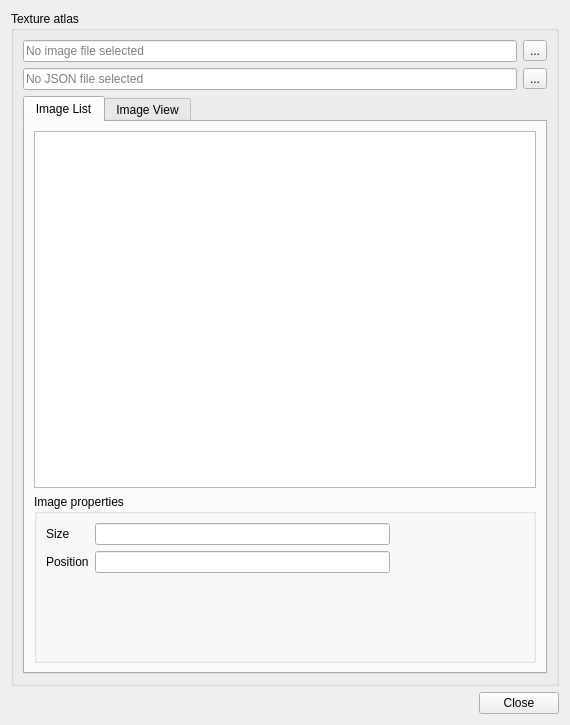
<?xml version="1.0" encoding="UTF-8"?>
<ui version="4.0">
 <class>DlgTextureAtlas</class>
 <widget class="QWidget" name="DlgTextureAtlas">
  <property name="geometry">
   <rect>
    <x>0</x>
    <y>0</y>
    <width>570</width>
    <height>725</height>
   </rect>
  </property>
  <property name="windowTitle">
   <string>Texture Atlas</string>
  </property>
  <layout class="QVBoxLayout" name="verticalLayout_2">
   <item>
    <widget class="QGroupBox" name="groupBox">
     <property name="title">
      <string>Texture atlas</string>
     </property>
     <layout class="QVBoxLayout" name="verticalLayout">
      <item>
       <layout class="QHBoxLayout" name="horizontalLayout">
        <item>
         <widget class="QLineEdit" name="imageFile">
          <property name="sizePolicy">
           <sizepolicy hsizetype="MinimumExpanding" vsizetype="Fixed">
            <horstretch>0</horstretch>
            <verstretch>0</verstretch>
           </sizepolicy>
          </property>
          <property name="readOnly">
           <bool>true</bool>
          </property>
          <property name="placeholderText">
           <string>No image file selected</string>
          </property>
         </widget>
        </item>
        <item>
         <widget class="QToolButton" name="btnSelectImage">
          <property name="sizePolicy">
           <sizepolicy hsizetype="Maximum" vsizetype="Fixed">
            <horstretch>0</horstretch>
            <verstretch>0</verstretch>
           </sizepolicy>
          </property>
          <property name="text">
           <string>...</string>
          </property>
          <property name="icon">
           <iconset resource="../resource/resource.qrc">
            <normaloff>:/16x16_ico_png/folder.png</normaloff>:/16x16_ico_png/folder.png</iconset>
          </property>
          <property name="toolButtonStyle">
           <enum>Qt::ToolButtonIconOnly</enum>
          </property>
         </widget>
        </item>
       </layout>
      </item>
      <item>
       <layout class="QHBoxLayout" name="horizontalLayout_2">
        <item>
         <widget class="QLineEdit" name="jsonFile">
          <property name="sizePolicy">
           <sizepolicy hsizetype="MinimumExpanding" vsizetype="Fixed">
            <horstretch>0</horstretch>
            <verstretch>0</verstretch>
           </sizepolicy>
          </property>
          <property name="readOnly">
           <bool>true</bool>
          </property>
          <property name="placeholderText">
           <string>No JSON file selected</string>
          </property>
         </widget>
        </item>
        <item>
         <widget class="QToolButton" name="btnSelectJson">
          <property name="sizePolicy">
           <sizepolicy hsizetype="Maximum" vsizetype="Fixed">
            <horstretch>0</horstretch>
            <verstretch>0</verstretch>
           </sizepolicy>
          </property>
          <property name="text">
           <string>...</string>
          </property>
          <property name="icon">
           <iconset resource="../resource/resource.qrc">
            <normaloff>:/16x16_ico_png/folder.png</normaloff>:/16x16_ico_png/folder.png</iconset>
          </property>
          <property name="toolButtonStyle">
           <enum>Qt::ToolButtonIconOnly</enum>
          </property>
         </widget>
        </item>
       </layout>
      </item>
      <item>
       <widget class="QTabWidget" name="tabWidget">
        <property name="currentIndex">
         <number>0</number>
        </property>
        <widget class="QWidget" name="tabDetails">
         <attribute name="title">
          <string>Image List</string>
         </attribute>
         <layout class="QVBoxLayout" name="verticalLayout_3">
          <item>
           <widget class="QListWidget" name="listWidget">
            <property name="selectionBehavior">
             <enum>QAbstractItemView::SelectRows</enum>
            </property>
           </widget>
          </item>
          <item>
           <widget class="QGroupBox" name="grpImageProperties">
            <property name="enabled">
             <bool>true</bool>
            </property>
            <property name="title">
             <string>Image properties</string>
            </property>
            <layout class="QGridLayout" name="gridLayout">
             <item row="0" column="3" rowspan="3">
              <widget class="QLabel" name="lblImagePreview">
               <property name="sizePolicy">
                <sizepolicy hsizetype="MinimumExpanding" vsizetype="Preferred">
                 <horstretch>0</horstretch>
                 <verstretch>0</verstretch>
                </sizepolicy>
               </property>
               <property name="minimumSize">
                <size>
                 <width>0</width>
                 <height>128</height>
                </size>
               </property>
               <property name="maximumSize">
                <size>
                 <width>128</width>
                 <height>128</height>
                </size>
               </property>
               <property name="text">
                <string/>
               </property>
               <property name="pixmap">
                <pixmap resource="../resource/resource.qrc">:/texture.png</pixmap>
               </property>
              </widget>
             </item>
             <item row="0" column="0">
              <widget class="QLabel" name="label_36">
               <property name="sizePolicy">
                <sizepolicy hsizetype="Maximum" vsizetype="Preferred">
                 <horstretch>0</horstretch>
                 <verstretch>0</verstretch>
                </sizepolicy>
               </property>
               <property name="text">
                <string>Size</string>
               </property>
              </widget>
             </item>
             <item row="1" column="0">
              <widget class="QLabel" name="label_37">
               <property name="text">
                <string>Position</string>
               </property>
              </widget>
             </item>
             <item row="0" column="1">
              <widget class="QLineEdit" name="imgSize">
               <property name="sizePolicy">
                <sizepolicy hsizetype="Preferred" vsizetype="Fixed">
                 <horstretch>0</horstretch>
                 <verstretch>0</verstretch>
                </sizepolicy>
               </property>
               <property name="readOnly">
                <bool>true</bool>
               </property>
              </widget>
             </item>
             <item row="1" column="1">
              <widget class="QLineEdit" name="imgPos">
               <property name="sizePolicy">
                <sizepolicy hsizetype="Preferred" vsizetype="Fixed">
                 <horstretch>0</horstretch>
                 <verstretch>0</verstretch>
                </sizepolicy>
               </property>
               <property name="readOnly">
                <bool>true</bool>
               </property>
              </widget>
             </item>
            </layout>
           </widget>
          </item>
         </layout>
        </widget>
        <widget class="QWidget" name="tabPreview">
         <attribute name="title">
          <string>Image View</string>
         </attribute>
         <layout class="QVBoxLayout" name="verticalLayout_4">
          <item>
           <widget class="QLabel" name="lblImage">
            <property name="minimumSize">
             <size>
              <width>0</width>
              <height>512</height>
             </size>
            </property>
            <property name="maximumSize">
             <size>
              <width>512</width>
              <height>512</height>
             </size>
            </property>
            <property name="text">
             <string/>
            </property>
            <property name="pixmap">
             <pixmap resource="../resource/resource.qrc">:/texture.png</pixmap>
            </property>
           </widget>
          </item>
         </layout>
        </widget>
       </widget>
      </item>
     </layout>
    </widget>
   </item>
   <item>
    <layout class="QHBoxLayout" name="horizontalLayout_3">
     <item>
      <spacer name="horizontalSpacer">
       <property name="orientation">
        <enum>Qt::Horizontal</enum>
       </property>
       <property name="sizeHint" stdset="0">
        <size>
         <width>40</width>
         <height>20</height>
        </size>
       </property>
      </spacer>
     </item>
     <item>
      <widget class="QPushButton" name="btnClose">
       <property name="text">
        <string>Close</string>
       </property>
      </widget>
     </item>
    </layout>
   </item>
  </layout>
 </widget>
 <tabstops>
  <tabstop>imageFile</tabstop>
  <tabstop>btnSelectImage</tabstop>
  <tabstop>jsonFile</tabstop>
  <tabstop>btnSelectJson</tabstop>
  <tabstop>tabWidget</tabstop>
  <tabstop>listWidget</tabstop>
  <tabstop>imgSize</tabstop>
  <tabstop>imgPos</tabstop>
  <tabstop>btnClose</tabstop>
 </tabstops>
 <resources>
  <include location="../resource/resource.qrc"/>
  <include location="../resource/resource.qrc"/>
 </resources>
 <connections/>
</ui>
